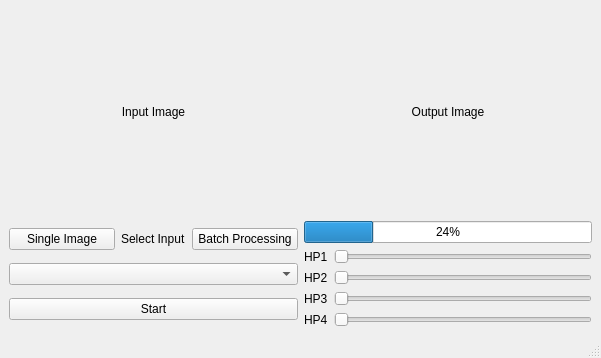
<?xml version="1.0" encoding="UTF-8"?>
<ui version="4.0">
 <class>MainWindow</class>
 <widget class="QMainWindow" name="MainWindow">
  <property name="geometry">
   <rect>
    <x>0</x>
    <y>0</y>
    <width>601</width>
    <height>358</height>
   </rect>
  </property>
  <property name="windowTitle">
   <string>MainWindow</string>
  </property>
  <widget class="QWidget" name="centralwidget">
   <layout class="QGridLayout" name="gridLayout">
    <item row="0" column="1">
     <widget class="QLabel" name="lb_output_image">
      <property name="text">
       <string>Output Image</string>
      </property>
      <property name="alignment">
       <set>Qt::AlignCenter</set>
      </property>
     </widget>
    </item>
    <item row="1" column="1">
     <layout class="QVBoxLayout" name="verticalLayout">
      <item>
       <widget class="QProgressBar" name="pb">
        <property name="value">
         <number>24</number>
        </property>
       </widget>
      </item>
      <item>
       <layout class="QHBoxLayout" name="horizontalLayout_3">
        <item>
         <widget class="QLabel" name="lb_hp1">
          <property name="text">
           <string>HP1</string>
          </property>
         </widget>
        </item>
        <item>
         <widget class="QSlider" name="hs1">
          <property name="orientation">
           <enum>Qt::Horizontal</enum>
          </property>
         </widget>
        </item>
       </layout>
      </item>
      <item>
       <layout class="QHBoxLayout" name="horizontalLayout_7">
        <item>
         <widget class="QLabel" name="lb_hp2">
          <property name="text">
           <string>HP2</string>
          </property>
         </widget>
        </item>
        <item>
         <widget class="QSlider" name="hs2">
          <property name="orientation">
           <enum>Qt::Horizontal</enum>
          </property>
         </widget>
        </item>
       </layout>
      </item>
      <item>
       <layout class="QHBoxLayout" name="horizontalLayout_8">
        <item>
         <widget class="QLabel" name="lb_hp3">
          <property name="text">
           <string>HP3</string>
          </property>
         </widget>
        </item>
        <item>
         <widget class="QSlider" name="hs3">
          <property name="orientation">
           <enum>Qt::Horizontal</enum>
          </property>
         </widget>
        </item>
       </layout>
      </item>
      <item>
       <layout class="QHBoxLayout" name="horizontalLayout_6">
        <item>
         <widget class="QLabel" name="lb_hp4">
          <property name="text">
           <string>HP4</string>
          </property>
         </widget>
        </item>
        <item>
         <widget class="QSlider" name="hs4">
          <property name="orientation">
           <enum>Qt::Horizontal</enum>
          </property>
         </widget>
        </item>
       </layout>
      </item>
     </layout>
    </item>
    <item row="1" column="0">
     <layout class="QVBoxLayout" name="verticalLayout_2">
      <item>
       <layout class="QHBoxLayout" name="horizontalLayout_5">
        <item>
         <widget class="QPushButton" name="pb_single_image">
          <property name="sizePolicy">
           <sizepolicy hsizetype="Expanding" vsizetype="Fixed">
            <horstretch>0</horstretch>
            <verstretch>0</verstretch>
           </sizepolicy>
          </property>
          <property name="text">
           <string>    Single Image    </string>
          </property>
         </widget>
        </item>
        <item>
         <widget class="QLabel" name="lb_select_input">
          <property name="text">
           <string>Select Input</string>
          </property>
         </widget>
        </item>
        <item>
         <widget class="QPushButton" name="pb_batch_processing">
          <property name="sizePolicy">
           <sizepolicy hsizetype="Expanding" vsizetype="Fixed">
            <horstretch>0</horstretch>
            <verstretch>0</verstretch>
           </sizepolicy>
          </property>
          <property name="text">
           <string>Batch Processing</string>
          </property>
         </widget>
        </item>
       </layout>
      </item>
      <item>
       <widget class="QComboBox" name="cb_model_select">
        <property name="placeholderText">
         <string notr="true"/>
        </property>
        <property name="duplicatesEnabled">
         <bool>false</bool>
        </property>
       </widget>
      </item>
      <item>
       <widget class="QPushButton" name="pb_start">
        <property name="text">
         <string>Start</string>
        </property>
       </widget>
      </item>
     </layout>
    </item>
    <item row="0" column="0">
     <widget class="QLabel" name="lb_input_image">
      <property name="text">
       <string>Input Image</string>
      </property>
      <property name="alignment">
       <set>Qt::AlignCenter</set>
      </property>
     </widget>
    </item>
   </layout>
  </widget>
  <widget class="QMenuBar" name="menubar">
   <property name="geometry">
    <rect>
     <x>0</x>
     <y>0</y>
     <width>601</width>
     <height>22</height>
    </rect>
   </property>
  </widget>
  <widget class="QStatusBar" name="statusbar"/>
 </widget>
 <resources/>
 <connections/>
</ui>
